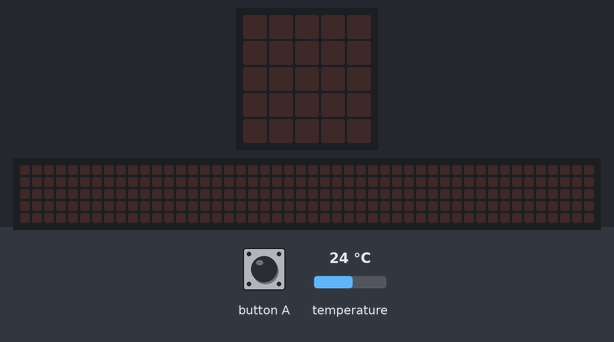
This program was run on a simulated BBC micro:bit (MakeCode). Parts: the board's 5×5 LED display, a strip that is not on the board, showing the scrolling text unrolled. Inputs (shaded band) come from the test bench; at power-on: temperature 24 °C. The 48×5 strip is a reading aid, not a part: it shows the text the display is scrolling, unrolled, one strip-width of it at a time.

Above: at 1.2 s.
1.3 s: button A pressed for 0.15 s
At 2.02 s:
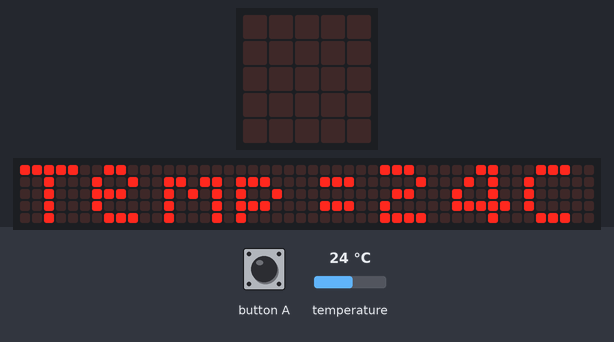
7.3 s: temperature set to 14.3 °C
At 10.2 s:
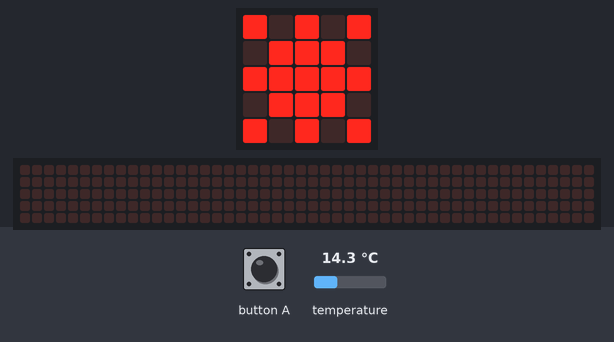
10.3 s: temperature set to 15.6 °C
11.8 s: button A pressed for 0.15 s
At 12.52 s:
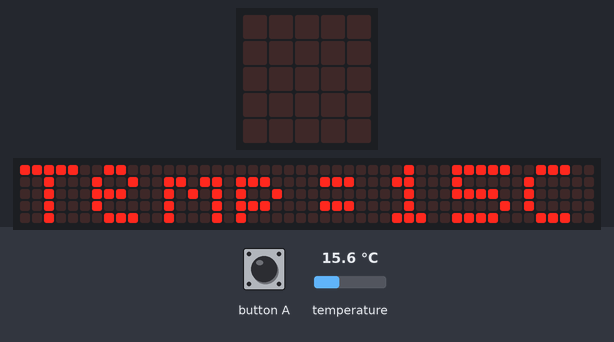
14.8 s: temperature set to 33 °C
At 21.7 s:
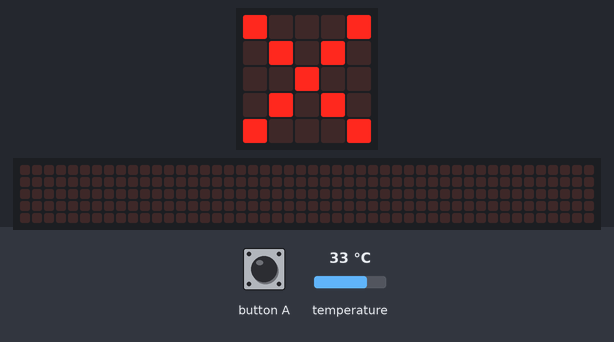

Measured:
- after the input at 1.3 s, the display: changes after 0.65 s (image 1)
- after the input at 7.3 s, the display: first differs from a run without the input after 2.8 s (image 2)
- after the input at 10.3 s, every drawn part: stays the same
- after the input at 11.8 s, the display: first changes after 0.15 s (image 3 shows a later state)
- after the input at 14.8 s, the display: first differs from a run without the input after 5.8 s (image 4)

The program:

main.ts
```typescript
input.onButtonPressed(Button.A, function () {
    basic.clearScreen()
    basic.pause(500)
    basic.showString("Temp" + "=" + input.temperature() + "C")
    if (input.temperature() < 15) {
        basic.showLeds(`
            # . # . #
            . # # # .
            # # # # #
            . # # # .
            # . # . #
            `)
    } else if (input.temperature() > 30) {
        basic.showLeds(`
            # . . . #
            . # . # .
            . . # . .
            . # . # .
            # . . . #
            `)
    } else {
        basic.showIcon(IconNames.Yes)
    }
})
basic.forever(function () {

})
```

test.ts
```typescript
// aquí va el archivo "tests"; esto no se compilará cuando este paquete se utilice como una extensión.
```
